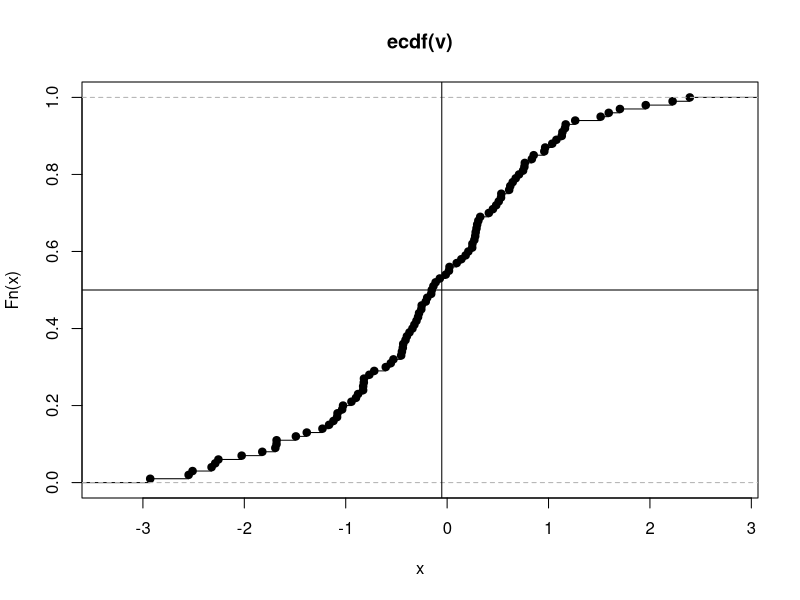

This figure's R source:
# Implement ecdf function
# Ref: Inverse cdf https://t.ly/3Vr52

v <- rnorm(100)

plot(ecdf(v))
abline(h=0.5)

# How to find the median from ecdf
med <- optim(0, function(x) abs(0.5 - ecdf(v)(x)), method = "Brent", 
             lower=-0.1, upper=0.1)$par

abline(v=med)
